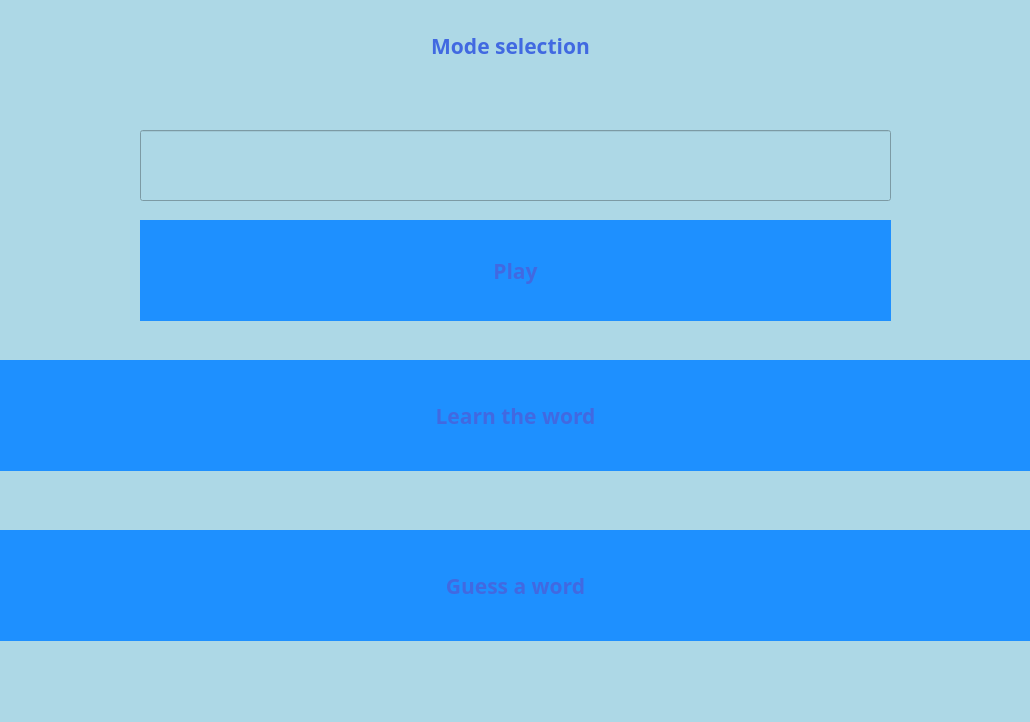
<?xml version="1.0" encoding="UTF-8"?>
<ui version="4.0">
 <class>MainWindow</class>
 <widget class="QMainWindow" name="MainWindow">
  <property name="geometry">
   <rect>
    <x>0</x>
    <y>0</y>
    <width>1030</width>
    <height>722</height>
   </rect>
  </property>
  <property name="windowTitle">
   <string>Gallows</string>
  </property>
  <property name="styleSheet">
   <string notr="true">QWidget {
	color: #4169E1;
	background-color: #ADD8E6;
	font-family: Rubik;
	font-size: 16pt;
	font-weight: 600;
}

QPushButton {
	background-color: #1E90FF;
	border: none;
}
QPushButton:hover {
	background-color: #00BFFF;
}

QPushButton:pressed {
	background-color:#0000FF;
}

</string>
  </property>
  <widget class="QWidget" name="centralwidget">
   <widget class="QLabel" name="status">
    <property name="geometry">
     <rect>
      <x>80</x>
      <y>20</y>
      <width>861</width>
      <height>51</height>
     </rect>
    </property>
    <property name="text">
     <string>Mode selection</string>
    </property>
    <property name="alignment">
     <set>Qt::AlignCenter</set>
    </property>
   </widget>
   <widget class="QPushButton" name="play_btn">
    <property name="geometry">
     <rect>
      <x>-10</x>
      <y>360</y>
      <width>1051</width>
      <height>111</height>
     </rect>
    </property>
    <property name="text">
     <string>Learn the word</string>
    </property>
    <property name="checkable">
     <bool>false</bool>
    </property>
    <property name="checked">
     <bool>false</bool>
    </property>
   </widget>
   <widget class="QPushButton" name="play_btn_3">
    <property name="geometry">
     <rect>
      <x>0</x>
      <y>530</y>
      <width>1031</width>
      <height>111</height>
     </rect>
    </property>
    <property name="text">
     <string>Guess a word</string>
    </property>
    <property name="checkable">
     <bool>false</bool>
    </property>
    <property name="checked">
     <bool>false</bool>
    </property>
   </widget>
   <widget class="QLineEdit" name="lineEdit_2">
    <property name="geometry">
     <rect>
      <x>140</x>
      <y>130</y>
      <width>751</width>
      <height>71</height>
     </rect>
    </property>
   </widget>
   <widget class="QPushButton" name="play_btn_4">
    <property name="geometry">
     <rect>
      <x>140</x>
      <y>220</y>
      <width>751</width>
      <height>101</height>
     </rect>
    </property>
    <property name="text">
     <string>Play</string>
    </property>
    <property name="checkable">
     <bool>false</bool>
    </property>
    <property name="checked">
     <bool>false</bool>
    </property>
   </widget>
  </widget>
 </widget>
 <resources/>
 <connections/>
</ui>
